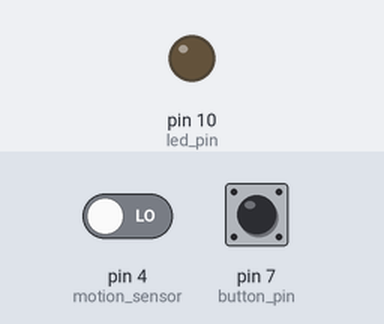
This sketch was run on a simulated Arduino Uno, built with avr-gcc and run on an emulated ATmega328P. On the bench: output pins drawn as LEDs (lit = HIGH). The test bench sets the inputs (shaded band); at power-on: pin 7 (button_pin) HIGH, pin 4 (motion_sensor) LOW.

Above: at 1.2 s.
1.3 s: pin 7 (button_pin) pulled LOW for 0.15 s
At 2.1 s:
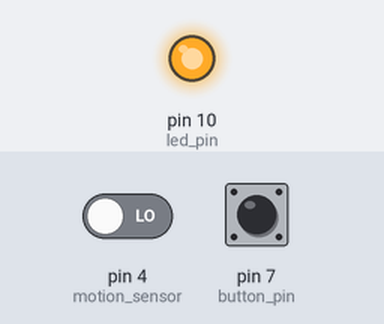
3.8 s: pin 7 (button_pin) pulled LOW for 3.2 s
At 8.8 s:
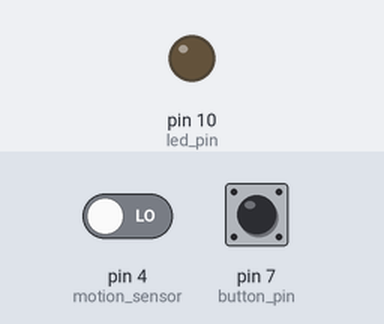
Timing chart, 0 to 10.3 s (numbered marks = the images above; inputs shaded):
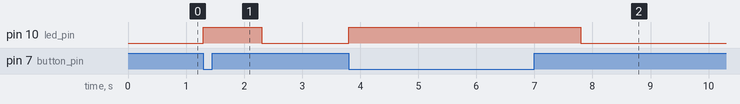

The sketch:

01_leds_and_pir.ino
```cpp
// https://wokwi.com/projects/425318241491241985

int led_pin = 10;
int yellow_led_pin = 5;
int button_pin = 7;
int motion_sensor = 4;

void setup(void) {
  // put your setup code here, to run once:
  pinMode(led_pin, OUTPUT);
  pinMode(button_pin, INPUT_PULLUP);
}

void loop() {
  // put your main code here, to run repeatedly:

  // IF-STATEMENT

  // DEBUGGING
  // bug

  if (digitalRead(button_pin) == LOW)
  {
    digitalWrite(led_pin, HIGH);
    delay(1000);
  }
  else if (digitalRead(button_pin) == HIGH)
  {
    digitalWrite(led_pin, LOW);

  }

  if (digitalRead(motion_sensor) == HIGH) {
    // Motion detected
      digitalWrite(yellow_led_pin, HIGH);
  }
}
```

Measured:
- after the input at 1.3 s, pin 10 (led_pin): LOW → HIGH at once, → LOW 1.0 s later
- after the input at 3.8 s, pin 10 (led_pin): LOW → HIGH at once, → LOW 4.0 s later
